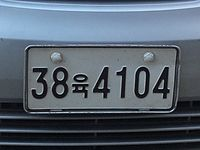
#> input picture ocrProject/license_picture/200px-Korean_License_Plate_for_Military_vehicle_-_Army.jpg, 200 x 150 px
$ python main.py
#> lines starting #> are read from the running program, lines starting #| are printed output that depends on the picture; after the words box and inside, x2 and y2 are one past the last pixel; in counts of white or black regions, pixels touching at a corner belong together
import cv2
import numpy as np
import matplotlib.pyplot as plt
import pytesseract

plt.style.use('dark_background')

# 이미지 읽어오기
img_ori = cv2.imread('license_picture/200px-Korean_License_Plate_for_Military_vehicle_-_Army.jpg')
#> img_ori is the input picture: shape (150, 200, 3); mean B, G, R 110.8, 98.2, 86.7

# 높이, 너비, 채널
height, width, channel = img_ori.shape
#> height = 150; width = 200; channel = 3

plt.figure(figsize=(12, 10))
plt.imshow(img_ori,cmap='gray')
print(height, width, channel)   #1
#| 150 200 3

# 흑백이미지 변환
gray = cv2.cvtColor(img_ori, cv2.COLOR_BGR2GRAY)
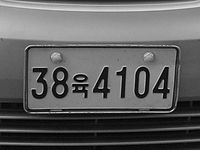
#> gray: shape (150, 200); min 0, max 245, mean 96.2
plt.figure(figsize=(12,10))
plt.imshow(gray, cmap='gray')   #2

# 가우시안 블러 : 노이즈 감소
img_blurred = cv2.GaussianBlur(gray, ksize=(5, 5), sigmaX=0)
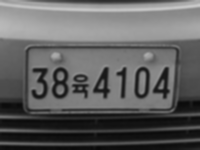
#> img_blurred: shape (150, 200); min 9, max 203, mean 96.3

# 쓰레시홀딩 : 계단 함수(흑색, 백색으로 나눔)
img_blur_thresh = cv2.adaptiveThreshold(
    img_blurred,
    maxValue=255.0,
    adaptiveMethod=cv2.ADAPTIVE_THRESH_GAUSSIAN_C,
    thresholdType=cv2.THRESH_BINARY_INV,
    blockSize=19,
    C=9
)
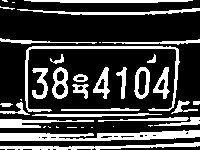
#> img_blur_thresh: shape (150, 200); 25.2% white; 39 white regions (12 under 20 px), largest, box (x1, y1, x2, y2) and area: (0, 130, 200, 141) 1371, (25, 46, 180, 112) 892, (0, 142, 200, 150) 658

img_thresh = cv2.adaptiveThreshold(
    gray,
    maxValue=255.0,
    adaptiveMethod=cv2.ADAPTIVE_THRESH_GAUSSIAN_C,
    thresholdType=cv2.THRESH_BINARY_INV,
    blockSize=19,
    C=9
)
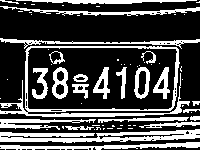
#> img_thresh: shape (150, 200); 28.8% white; 69 white regions (45 under 20 px)

plt.figure(figsize=(20,20))
plt.subplot(1,2,1)
plt.title('Threshold only')
plt.imshow(img_thresh, cmap='gray')    #3
plt.subplot(1,2,2)
plt.title('Blur and Threshold')
plt.imshow(img_blur_thresh, cmap='gray')    #4


# 컨투어(윤곽선) 찾기
contours, _ = cv2.findContours(
    img_blur_thresh,
    mode=cv2.RETR_LIST,
    method=cv2.CHAIN_APPROX_SIMPLE
)
#> contours = 56 contours, 22 with area under 20; largest, box (x1, y1, x2, y2) and area: (0, 130, 200, 141) 1187, (25, 46, 180, 112) 577, (0, 142, 200, 150) 456, (52, 67, 68, 99) 375, (134, 67, 150, 99) 373

temp_result = np.zeros((height, width, channel), dtype=np.uint8)

# 컨투어 그리기, contourIdx가 -1이면 윤곽선 모두 그리기
#> (the run stopped early here; a loop or call above may not have finished)

$ run again, with ocrProject/license_picture/200px-Korean_License_Plate_for_Buses_-_Gyeonggi(1973-1995).jpg copied over ocrProject/license_picture/200px-Korean_License_Plate_for_Military_vehicle_-_Army.jpg
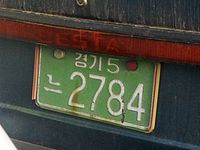
#> input picture ocrProject/license_picture/200px-Korean_License_Plate_for_Buses_-_Gyeonggi(1973-1995).jpg, 200 x 150 px
#> img_ori is the input picture: shape (150, 200, 3); mean B, G, R 61.3, 73, 72.6
#| 150 200 3
#> `img_blur_thresh = cv2.adaptiveThreshold( img_blurred, maxValue=255.0, ..`:
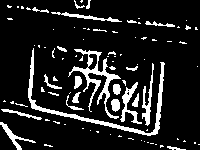
#> img_blur_thresh: shape (150, 200); 13.1% white; 91 white regions (67 under 20 px), largest, box (x1, y1, x2, y2) and area: (28, 48, 165, 136) 952, (68, 49, 121, 119) 768, (120, 82, 142, 124) 276
#> `img_thresh = cv2.adaptiveThreshold( gray, maxValue=255.0, adaptiveMeth..`:
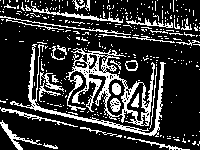
#> img_thresh: shape (150, 200); 21.5% white in thin lines or dots
#> contours = 94 contours, 77 with area under 20; largest, box (x1, y1, x2, y2) and area: (28, 48, 165, 136) 698, (68, 49, 121, 119) 644, (120, 82, 142, 124) 213, (142, 63, 154, 126) 167, (0, 122, 36, 150) 144

$ run again, with ocrProject/license_picture/200px-Korean_License_Plate_for_Commercial_Bulldozer_-_Gangwon.jpg copied over ocrProject/license_picture/200px-Korean_License_Plate_for_Military_vehicle_-_Army.jpg
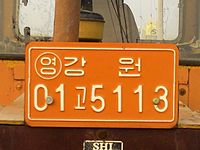
#> input picture ocrProject/license_picture/200px-Korean_License_Plate_for_Commercial_Bulldozer_-_Gangwon.jpg, 200 x 150 px
#> img_ori is the input picture: shape (150, 200, 3); mean B, G, R 59.9, 112.1, 173.8
#| 150 200 3
#> `img_blur_thresh = cv2.adaptiveThreshold( img_blurred, maxValue=255.0, ..`:
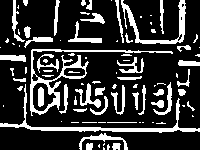
#> img_blur_thresh: shape (150, 200); 21.3% white; 93 white regions (52 under 20 px), largest, box (x1, y1, x2, y2) and area: (30, 49, 173, 116) 1040, (0, 84, 200, 133) 925, (121, 0, 186, 44) 601
#> `img_thresh = cv2.adaptiveThreshold( gray, maxValue=255.0, adaptiveMeth..`:
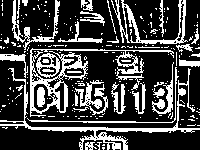
#> img_thresh: shape (150, 200); 26.8% white; 239 white regions (203 under 20 px)
#> contours = 99 contours, 61 with area under 20; largest, box (x1, y1, x2, y2) and area: (30, 49, 173, 116) 1349, (0, 84, 200, 133) 658, (32, 82, 57, 112) 472, (121, 0, 186, 44) 472, (63, 67, 86, 77) 182

$ run again, with ocrProject/license_picture/200px-Korean_License_Plate_for_Commercial_Concrete_Pumpcar_-_Gangwon.jpg copied over ocrProject/license_picture/200px-Korean_License_Plate_for_Military_vehicle_-_Army.jpg
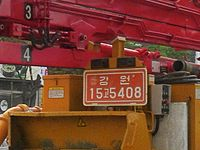
#> input picture ocrProject/license_picture/200px-Korean_License_Plate_for_Commercial_Concrete_Pumpcar_-_Gangwon.jpg, 200 x 150 px
#> img_ori is the input picture: shape (150, 200, 3); mean B, G, R 48.5, 64.9, 120.5
#| 150 200 3
#> `img_blur_thresh = cv2.adaptiveThreshold( img_blurred, maxValue=255.0, ..`:
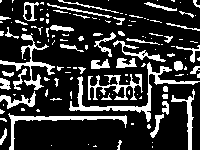
#> img_blur_thresh: shape (150, 200); 20.7% white; 133 white regions (87 under 20 px), largest, box (x1, y1, x2, y2) and area: (69, 62, 200, 122) 910, (8, 113, 127, 150) 585, (0, 33, 55, 90) 559
#> `img_thresh = cv2.adaptiveThreshold( gray, maxValue=255.0, adaptiveMeth..`:
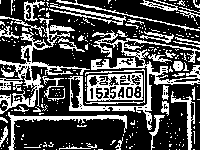
#> img_thresh: shape (150, 200); 30.6% white in thin lines or dots
#> contours = 139 contours, 108 with area under 20; largest, box (x1, y1, x2, y2) and area: (69, 62, 200, 122) 669, (8, 113, 127, 150) 428, (0, 33, 55, 90) 382, (88, 74, 143, 100) 281, (171, 89, 195, 150) 222
